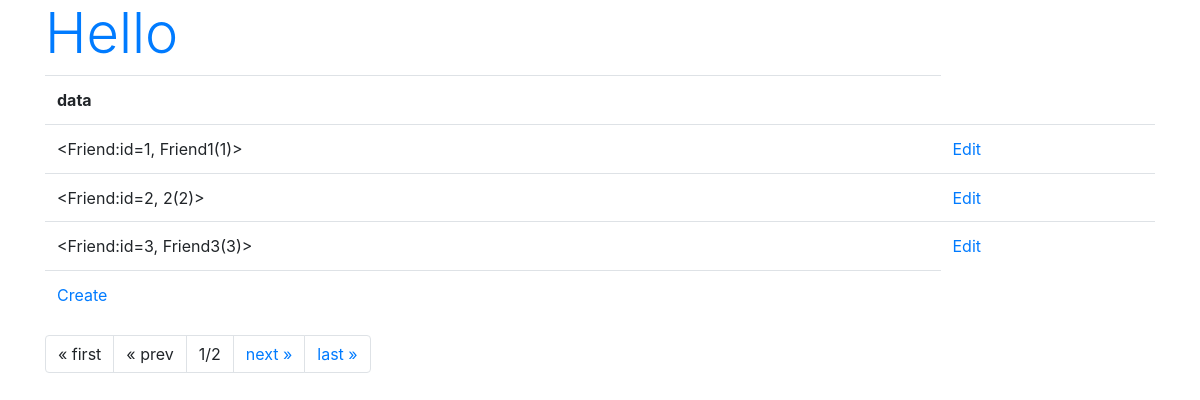
Screenshot of /telme/ with the database file from the repository.
### telme/models.py (models this page shows)
class Friend(models.Model):
    name = models.CharField(max_length=100)
    mail = models.EmailField(max_length=200)
    gender = models.BooleanField()
    age = models.IntegerField(default=0)
    birthday = models.DateField()
    def __str__(self):
        return '<Friend:id=' + str(self.id) + ', ' + \
            self.name + '(' + str(self.age) + ')>'

### telme/views.py (the view)
# urls.py: path('', views.index, name='index'),
def index(request, num=1):
    data = Friend.objects.all()
    page = Paginator(data, 3)
    params = {
        'title': 'Hello',
        'message':'',
        'data': page.get_page(num),
    }
    return render(request, 'telme/index.html', params)

### telme/templates/telme/index.html (shortened to what this page needs)
{% load static %}
<!doctype html>
<html lang="ja">
<head>
    <link rel="stylesheet"
    href="https://stackpath.bootstrapcdn.com/bootstrap/4.3.1/css/bootstrap.min.css"
>
</head>
<body class="container">
    <h1 class="display-4 text-primary">
        {{title}}</h1>
    <table class="table">
        <tr>
            <th>data</th>
        </tr>
    {% for item in data %}
        <tr>
            <td>{{item}}</td>
            <td><a href="{% url 'edit' item.id %}">Edit</a></td>
        <tr>
    {% endfor %}
        <tr>
            <td><a href="{% url 'create' %}">Create</a></td>
    </table>
    <ul class="pagination">
        {% if data.has_previous %}
        <li class="page-item">
            <a class="page-link" href="{% url 'index' %}">
                &laquo; first</a>
        </li>
        <li class="page-item">
            <a class="page-link"
            href="{% url 'index' %}{{data.previous_page_number}}">
                &laquo; prev</a>
        </li>
        {% else %}
        <li class="page-item">
            <a class="page-link">
                &laquo; first</a>
        </li>
        <li class="page-item">
            <a class="page-link">
                &laquo; prev</a>
        </li>
        {% endif %}
        <li class="page-item">
            <a class="page-link">
            {{data.number}}/{{data.paginator.num_pages}}</a>
        </li>
        {% if data.has_next %}
        <li class="page-item">
            <a class="page-link"
            href="{% url 'index' %}{{data.next_page_number }}">
                next &raquo;</a>
        </li>
        <li class="page-item">
            <a class="page-link"
            href="{% url 'index' %}{{data.paginator.num_pages}}">
                last &raquo;</a>
        </li>
        {% endif %}
    </ul>
</body>
</html>

### rows the page displays
Friend: id+name+age "<Friend:id=1, Friend1(1)>"
Friend: id+name+age "<Friend:id=2, 2(2)>"
Friend: id+name+age "<Friend:id=3, Friend3(3)>"

### other values shown
{{ title }} "Hello"
{{ data.number }} "1"
{{ data.paginator.num_pages }} "2"
